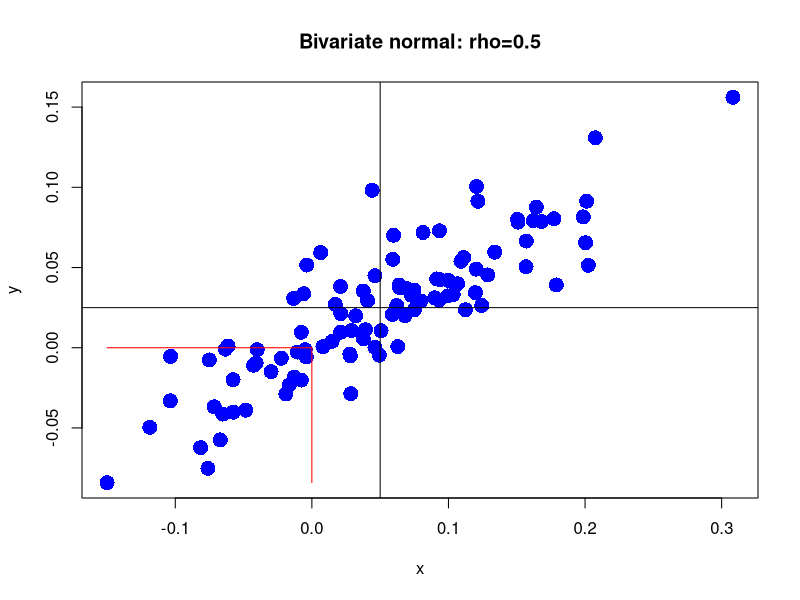
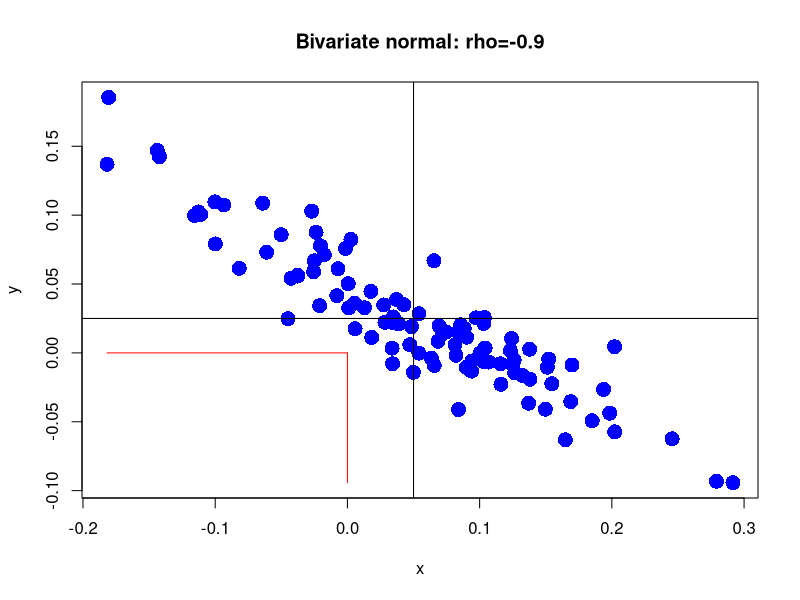
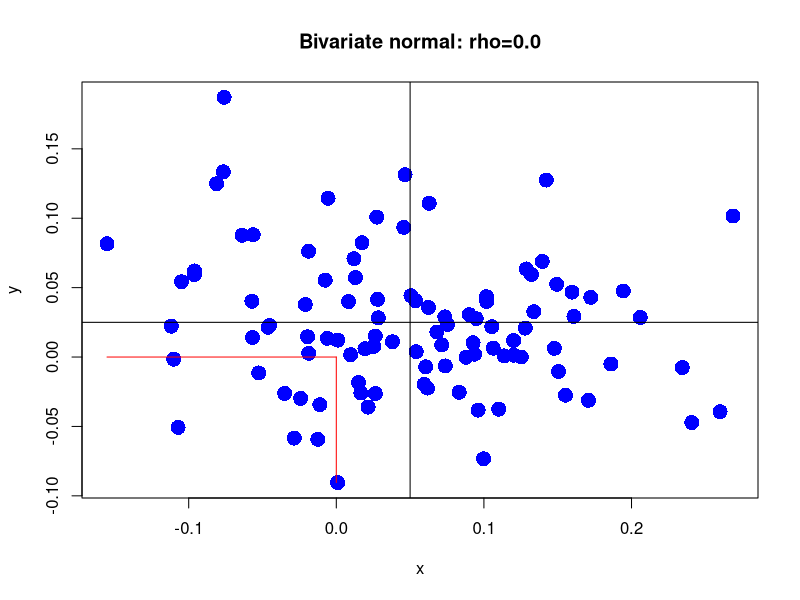
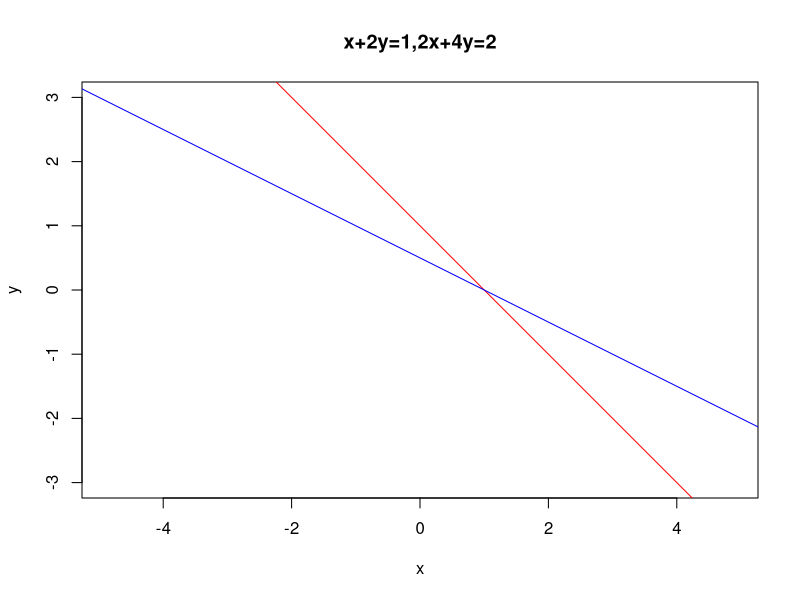

The R script that drew these images, in order:
## ---- chunk 1
library("mvtnorm")
## ---- chunk 2
#PART 1 
#(1)
mu.x = 0.05
sig.x = 0.10
mu.y = 0.025
sig.y = 0.05
## ---- chunk 3
rho.xy = 0.9
sig.xy = rho.xy*sig.x*sig.y
Sigma.xy = matrix(c(sig.x^2, sig.xy, sig.xy, sig.y^2), 2, 2, byrow=TRUE)
Sigma.xy
## ---- chunk 4
n = 100
set.seed(123)
xy.vals = rmvnorm(n, mean=c(mu.x, mu.y), sigma=Sigma.xy)
head(xy.vals)
## ---- chunk 5
plot(xy.vals[,1], xy.vals[,2], pch=16, cex=2, col="blue",
xlab="x", ylab="y")
title("Bivariate normal: rho=0.5")
abline(h=mu.y, v=mu.x)
segments(x0=0, y0=min(xy.vals[,2]), x1=0, y1=0, col="red")
segments(x0=min(xy.vals[,1]), y0=0, x1=0, y1=0, col="red")
## ---- chunk 6
#comment
#when rho=0.5,呈正相關
## ---- chunk 7
pmvnorm(lower=c(-Inf, -Inf), upper=c(0, 0), mean=c(mu.x, mu.y), sigma=Sigma.xy)
## ---- chunk 8
#(2)
rho.xy = -0.9
sig.xy = rho.xy*sig.x*sig.y
Sigma.xy = matrix(c(sig.x^2, sig.xy, sig.xy, sig.y^2), 2, 2, byrow=TRUE)
n = 100
set.seed(123)
xy.vals = rmvnorm(n, mean=c(mu.x, mu.y), sigma=Sigma.xy)
## ---- chunk 9
plot(xy.vals[,1], xy.vals[,2], pch=16, cex=2, col="blue",
xlab="x", ylab="y")
title("Bivariate normal: rho=-0.9")
abline(h=mu.y, v=mu.x)
segments(x0=0, y0=min(xy.vals[,2]), x1=0, y1=0, col="red")
segments(x0=min(xy.vals[,1]), y0=0, x1=0, y1=0, col="red")
## ---- chunk 10
#comment
#when rho=-0.9,呈高度負相關
## ---- chunk 11
pmvnorm(lower=c(-Inf, -Inf), upper=c(0, 0), mean=c(mu.x, mu.y), sigma=Sigma.xy)
## ---- chunk 12
#(3)
rho.xy = 0
sig.xy = rho.xy*sig.x*sig.y
Sigma.xy = matrix(c(sig.x^2, sig.xy, sig.xy, sig.y^2), 2, 2, byrow=TRUE)
n = 100
set.seed(123)
xy.vals = rmvnorm(n, mean=c(mu.x, mu.y), sigma=Sigma.xy)
## ---- chunk 13
plot(xy.vals[,1], xy.vals[,2], pch=16, cex=2, col="blue",
xlab="x", ylab="y")
title("Bivariate normal: rho=0.0")
abline(h=mu.y, v=mu.x)
segments(x0=0, y0=min(xy.vals[,2]), x1=0, y1=0, col="red")
segments(x0=min(xy.vals[,1]), y0=0, x1=0, y1=0, col="red")
## ---- chunk 14
#comment
#when rho=0.0,零相關
## ---- chunk 15
pmvnorm(lower=c(-Inf, -Inf), upper=c(0, 0), mean=c(mu.x, mu.y), sigma=Sigma.xy)
## ---- chunk 16
#PART 2
#(1)
matA=matrix(data=c(1,2,6,4,4,1,7,8,3),nrow=3,ncol=3)
matA
matB=matrix(data=c(4,5,2,4,9,2,0,1,5),nrow=3,ncol=3)
matB
x=matrix(c(1,2,3),nrow=3,ncol=1)
x
y=matrix(c(5,2,7),nrow=3,ncol=1)
y
## ---- chunk 17
#(2)
t(matA)
t(matB)
t(x)
t(y)
## ---- chunk 18
#(3)
matA+matB
matA-matB
2*matA
matA%*%x
t(x)%*%matA%*%y
t(y)%*%matA%*%x
## ---- chunk 19
#(4)
plot(c(-3,3), c(-3,3),type="n",xlab ="x",ylab ="y",main="x+2y=1,2x+4y=2",asp=1)
abline(a=1,b=-1,col="red")
abline(a=0.5,b=-0.5,col="blue")

matA=matrix(c(1,2,1,4),2,2)
matA.inv=solve(matA)
vecB=c(1,2)
z=matA.inv%*%vecB
z
## ---- chunk 20
#(5)
x.vec=rep(1,3)/3
matR=matrix(c(0.01,0.04,0.02),nrow=3,ncol=1,byrow=TRUE)
mu=crossprod(x.vec,matR)
mu
#expected_return 
#0.02333333


sig.mat=matrix(c(0.1,0.3,0.1,0.3,0.15,-0.2,0.1,-0.2,0.08),3,3)
var=t(x.vec)%*%sig.mat%*%x.vec
var
#variance
#0.08111111
